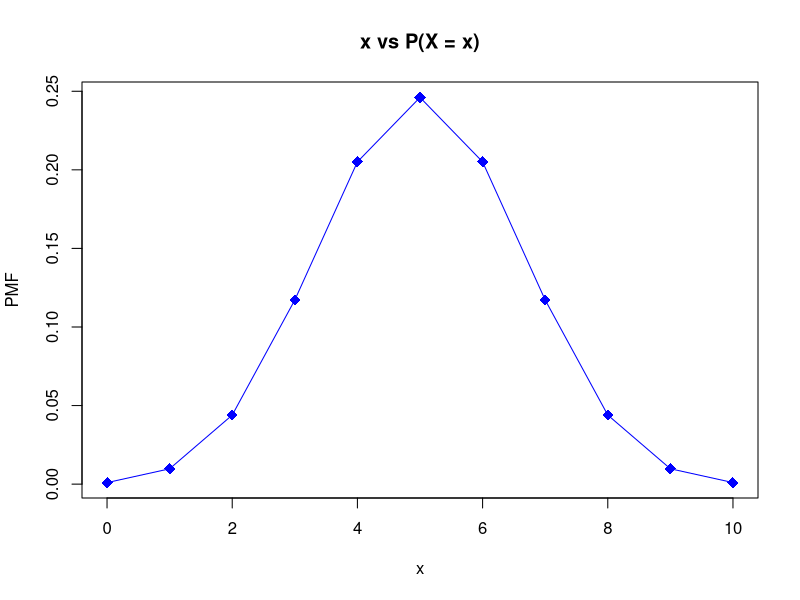
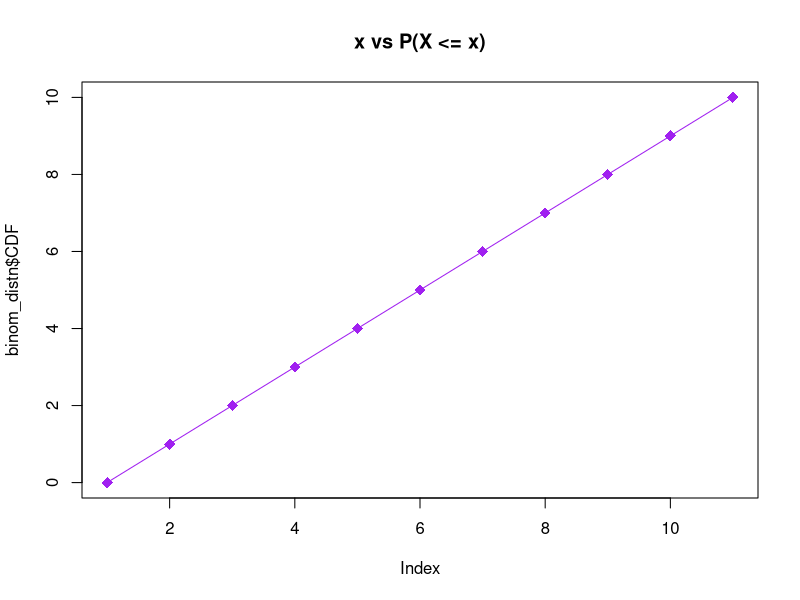

Write the R code that produced these figures, in order.
## ---- chunk 1
knitr::opts_chunk$set(echo = TRUE)
library(tidyverse)
library(magrittr)
library(knitr)
## ---- chunk 2
# P(36 <= X <= 60)
# Central Region = Big Left Tail - Small Left Tail
#     = P(X <= 60) - P(X < 36)
pnorm(60, mean = 48, sd = 6) - pnorm(36, mean = 48, sd = 6)
## ---- chunk 3
# P(X > 63)
## method 1
pnorm(63, mean = 48, sd = 6,
      lower.tail = FALSE)
## method 2
# P(X > 63) = 1 - P(X <= 63)
1-pnorm(63, mean = 48, sd = 6)
## ---- chunk 4
#finds the 90th percentile for the life length of the battery
qnorm(p = 0.90, mean = 60, sd = 6)
## ---- chunk 5
# Exact probabilities are PMFs (Probability Mass Functions)
# P(X = 9)
dbinom(9, size = 20, prob = 0.45)

# method 2
# P(X = 9) = P (X <= 9) - P(X <= 8)
pbinom(9, size = 20, prob = 0.45) - pbinom(8, size = 20, prob = 0.45)
## ---- chunk 6
# P(X <= 11)
pbinom(11, size = 20, prob = 0.45)
## ---- chunk 7
# Method 1
# P(X > 10)
pbinom(10, size = 20, prob = 0.45, lower.tail = FALSE)

# Method 2
# P(X > 10) = 1 - P(X <= 10)
1 - pbinom(10, size = 20, prob = 0.45)
## ---- chunk 8
# P(X >= 9) = 1 - P(X < 9)
# = 1 - P(X <= 8)
1 - pbinom(8, size = 20, prob = 0.45)
## ---- chunk 9
# P(8 <= X <= 12)
# = P(X <= 12) - P(X < 8)
# = P(X <= 12) - P(X <= 7)
pbinom(12, size = 20, prob = 0.45) - pbinom(7, size = 20, prob = 0.45)
## ---- chunk 10
outcome_set <- 8:12
# Print to check
outcome_set

# Calculate the exact probabilities
exact_probs <- dbinom(outcome_set, size = 20, prob = 0.45)
# Print to check
names(exact_probs) <- c("P(X=8)", "P(X=9)", "P(X=10)", "P(X=11)", "P(X=12)")
# PRINT TO CHECK
exact_probs

# Add them up
central_interval <- sum(exact_probs)
names(central_interval) <- "P(8 <= X <= 12)"
# PRINT TO CHECK
central_interval
## ---- chunk 11
#creates a pdf and cdf of X such that X ∼ Bin(x; n = 10, p = 0.50)
binom_distn <-
  tibble(x = 0:10)
binom_distn
## ---- chunk 12
#adds a new column for the exact probabilities for each observation 
binom_distn <-
  binom_distn %>%
    mutate(PMF = dbinom(x, size = 10, prob = 0.5))
binom_distn
## ---- chunk 13
#confirms that the probabilities sum to 1
binom_distn %>%
  summarise(total_prob = sum(PMF))
## ---- chunk 14
#uses the plot function to create a plot of x vs PMF
binom_distn %$%
  plot(x, PMF,
       main = "x vs P(X = x)",
       col = "blue",
       type = "o",
       pch = 18,
       cex = 1.5
       )
## ---- chunk 15
binom_distn %$%
  plot(x, binom_distn$CDF,
       main = "x vs P(X <= x)",
       col = "purple",
       type = "o",
       pch = 18,
       cex = 1.5
       )
## ---- chunk 16
# P(X = 9)
# Use dbinom (x, size = sample size, prob = probability of success)
exactly_9 <- dbinom(x = 9, size = 25, prob = 0.3)
#print the answer 
exactly_9
## ---- chunk 17
# P(X <= 9)
# Use pbinom (q, size = sample size, prob = probability of success)
no_more_than_9 <- pbinom(q = 9, size = 25, prob = 0.3)
#prints the answer
no_more_than_9
## ---- chunk 18
# P(X >= 9)
# = P(X > 8)
# 1 - P(X <= 8)
# Use pbinom (q, size = sample size, prob = probability of success)
nine_or_more <- pbinom(q=8, size=25, prob = 0.30,
                       lower.tail = FALSE)
#prints the answer
nine_or_more
## ---- chunk 19
# P(9 <= X <= 12) = P(X <= 12) - P(X < 9) = P(X <= 12) - P(X <= 8)
ge9_and_lel2 <- pbinom(12, size = 25, prob = 0.30) - pbinom(8, size = 25, prob = 0.30)
#prints the answer
ge9_and_lel2
## ---- chunk 20
# P(X < 7 OR X > 12)
# method 1: Add two tails
# P(X < 7 OR X > 12)
# = P(X < 7) + P(X > 12)
# = P(X <= 6) + P(X > 12)
lt7_or_gt12 <-
  pbinom(6, size = 25, prob = 0.30) + pbinom(12, size = 25, prob = 0.30, lower.tail = FALSE)
#print the answer
lt7_or_gt12

# method 2: Remove central region
# P(X < 7 OR X > 12)
# = 1 - P(7 <= X <= 12)
# = 1 - central region
# = 1 - {P(X <= 12) - P(X <= 6)}
central_region <- pbinom(12, size = 25, prob = 0.30) - pbinom(6, size = 25, prob = 0.30)
1 - central_region
## ---- chunk 21
# P(X < 6.4)
# use pnorm(x,mean,sd)
lower1 <- pnorm(6.4, mean = 8, sd = 1.25)
# print the answer
lower1
## ---- chunk 22
# P(X > 6.4)
# use pnorm(x, mu, sigma, lower = FALSE) to get upper tail
upper1 <- pnorm(6.4, 8, 1.25, lower.tail = FALSE)
#print the answer
upper1
## ---- chunk 23
#confirms that lower1 and upper1 are complements of one another
sum(lower1, upper1)
## ---- chunk 24
#finds the probability that the battery life is between 6.5 and 8.5 hours
battery <-  pnorm(8.5, mean = 8, sd = 1.25)- pnorm(6.5,8,1.25)
battery
## ---- chunk 25
#use qnorm(quantile, mean, sd) to generate 95th percentile
quantile75 <- qnorm(p = 0.75, mean = 8, sd = 1.25)
#print the answer
quantile75
## ---- chunk 26
#use qnorm(quantile, mean, sd) to generate 87th percentile
quantile87 <- qnorm(p = 0.87, mean = 8, sd = 1.25)
#print the answer
quantile87
## ---- chunk 27
#p(X > x) = 1 - p(X <= x)
#use qnorm(quantile, mean, sd) to generate 40th percentile
quantile40 <- 1- qnorm(p = 0.40, mean = 8, sd = 1.25)
#print the answer
quantile40

